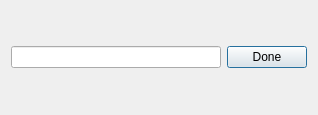
<?xml version="1.0" encoding="UTF-8"?>
<ui version="4.0">
 <class>namewin</class>
 <widget class="QDialog" name="namewin">
  <property name="geometry">
   <rect>
    <x>0</x>
    <y>0</y>
    <width>318</width>
    <height>115</height>
   </rect>
  </property>
  <property name="windowTitle">
   <string>Dialog</string>
  </property>
  <layout class="QGridLayout" name="gridLayout">
   <item row="0" column="0">
    <widget class="QLineEdit" name="nameline"/>
   </item>
   <item row="0" column="1">
    <widget class="QPushButton" name="done">
     <property name="text">
      <string>Done</string>
     </property>
    </widget>
   </item>
  </layout>
 </widget>
 <resources/>
 <connections/>
</ui>
